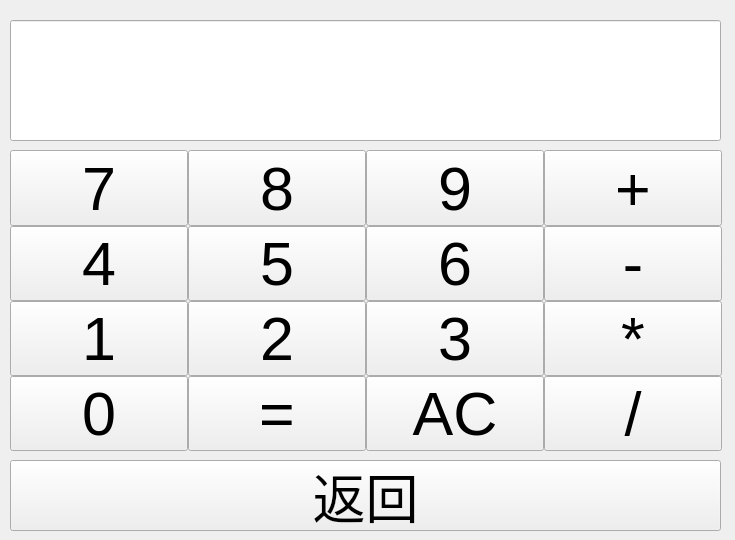
<?xml version="1.0" encoding="UTF-8"?>
<ui version="4.0">
 <class>Calculate</class>
 <widget class="QMainWindow" name="Calculate">
  <property name="geometry">
   <rect>
    <x>0</x>
    <y>0</y>
    <width>735</width>
    <height>540</height>
   </rect>
  </property>
  <property name="minimumSize">
   <size>
    <width>735</width>
    <height>540</height>
   </size>
  </property>
  <property name="maximumSize">
   <size>
    <width>735</width>
    <height>540</height>
   </size>
  </property>
  <property name="windowTitle">
   <string>MainWindow</string>
  </property>
  <widget class="QWidget" name="centralwidget">
   <widget class="QPushButton" name="btn_back">
    <property name="geometry">
     <rect>
      <x>10</x>
      <y>460</y>
      <width>711</width>
      <height>71</height>
     </rect>
    </property>
    <property name="font">
     <font>
      <pointsize>40</pointsize>
     </font>
    </property>
    <property name="text">
     <string>返回</string>
    </property>
   </widget>
   <widget class="QLineEdit" name="lineEdit">
    <property name="geometry">
     <rect>
      <x>10</x>
      <y>20</y>
      <width>711</width>
      <height>121</height>
     </rect>
    </property>
    <property name="font">
     <font>
      <pointsize>40</pointsize>
     </font>
    </property>
    <property name="alignment">
     <set>Qt::AlignRight|Qt::AlignTrailing|Qt::AlignVCenter</set>
    </property>
    <property name="readOnly">
     <bool>true</bool>
    </property>
   </widget>
   <widget class="QWidget" name="">
    <property name="geometry">
     <rect>
      <x>10</x>
      <y>150</y>
      <width>712</width>
      <height>301</height>
     </rect>
    </property>
    <property name="font">
     <font>
      <pointsize>46</pointsize>
     </font>
    </property>
    <layout class="QGridLayout" name="gridLayout">
     <property name="spacing">
      <number>0</number>
     </property>
     <item row="0" column="0">
      <widget class="QPushButton" name="btn_7">
       <property name="font">
        <font>
         <pointsize>46</pointsize>
        </font>
       </property>
       <property name="text">
        <string>7</string>
       </property>
      </widget>
     </item>
     <item row="0" column="1">
      <widget class="QPushButton" name="btn_8">
       <property name="font">
        <font>
         <pointsize>46</pointsize>
        </font>
       </property>
       <property name="text">
        <string>8</string>
       </property>
      </widget>
     </item>
     <item row="0" column="2">
      <widget class="QPushButton" name="btn_9">
       <property name="font">
        <font>
         <pointsize>46</pointsize>
        </font>
       </property>
       <property name="text">
        <string>9</string>
       </property>
      </widget>
     </item>
     <item row="0" column="3">
      <widget class="QPushButton" name="btn_jia">
       <property name="font">
        <font>
         <pointsize>46</pointsize>
        </font>
       </property>
       <property name="text">
        <string>+</string>
       </property>
      </widget>
     </item>
     <item row="1" column="0">
      <widget class="QPushButton" name="btn_4">
       <property name="font">
        <font>
         <pointsize>46</pointsize>
        </font>
       </property>
       <property name="text">
        <string>4</string>
       </property>
      </widget>
     </item>
     <item row="1" column="1">
      <widget class="QPushButton" name="btn_5">
       <property name="font">
        <font>
         <pointsize>46</pointsize>
        </font>
       </property>
       <property name="text">
        <string>5</string>
       </property>
      </widget>
     </item>
     <item row="1" column="2">
      <widget class="QPushButton" name="btn_6">
       <property name="font">
        <font>
         <pointsize>46</pointsize>
        </font>
       </property>
       <property name="text">
        <string>6</string>
       </property>
      </widget>
     </item>
     <item row="1" column="3">
      <widget class="QPushButton" name="btn_jian">
       <property name="font">
        <font>
         <pointsize>46</pointsize>
        </font>
       </property>
       <property name="text">
        <string>-</string>
       </property>
      </widget>
     </item>
     <item row="2" column="0">
      <widget class="QPushButton" name="btn_1">
       <property name="font">
        <font>
         <pointsize>46</pointsize>
        </font>
       </property>
       <property name="text">
        <string>1</string>
       </property>
      </widget>
     </item>
     <item row="2" column="1">
      <widget class="QPushButton" name="btn_2">
       <property name="font">
        <font>
         <pointsize>46</pointsize>
        </font>
       </property>
       <property name="text">
        <string>2</string>
       </property>
      </widget>
     </item>
     <item row="2" column="2">
      <widget class="QPushButton" name="btn_3">
       <property name="font">
        <font>
         <pointsize>46</pointsize>
        </font>
       </property>
       <property name="text">
        <string>3</string>
       </property>
      </widget>
     </item>
     <item row="2" column="3">
      <widget class="QPushButton" name="btn_cheng">
       <property name="font">
        <font>
         <pointsize>46</pointsize>
        </font>
       </property>
       <property name="text">
        <string>*</string>
       </property>
      </widget>
     </item>
     <item row="3" column="0">
      <widget class="QPushButton" name="btn_0">
       <property name="font">
        <font>
         <pointsize>46</pointsize>
        </font>
       </property>
       <property name="text">
        <string>0</string>
       </property>
      </widget>
     </item>
     <item row="3" column="1">
      <widget class="QPushButton" name="btn_res">
       <property name="font">
        <font>
         <pointsize>46</pointsize>
        </font>
       </property>
       <property name="text">
        <string>=</string>
       </property>
      </widget>
     </item>
     <item row="3" column="2">
      <widget class="QPushButton" name="btn_clean">
       <property name="font">
        <font>
         <pointsize>46</pointsize>
        </font>
       </property>
       <property name="text">
        <string>AC</string>
       </property>
      </widget>
     </item>
     <item row="3" column="3">
      <widget class="QPushButton" name="btn_chu">
       <property name="font">
        <font>
         <pointsize>46</pointsize>
        </font>
       </property>
       <property name="text">
        <string>/</string>
       </property>
      </widget>
     </item>
    </layout>
   </widget>
  </widget>
 </widget>
 <resources/>
 <connections/>
</ui>
